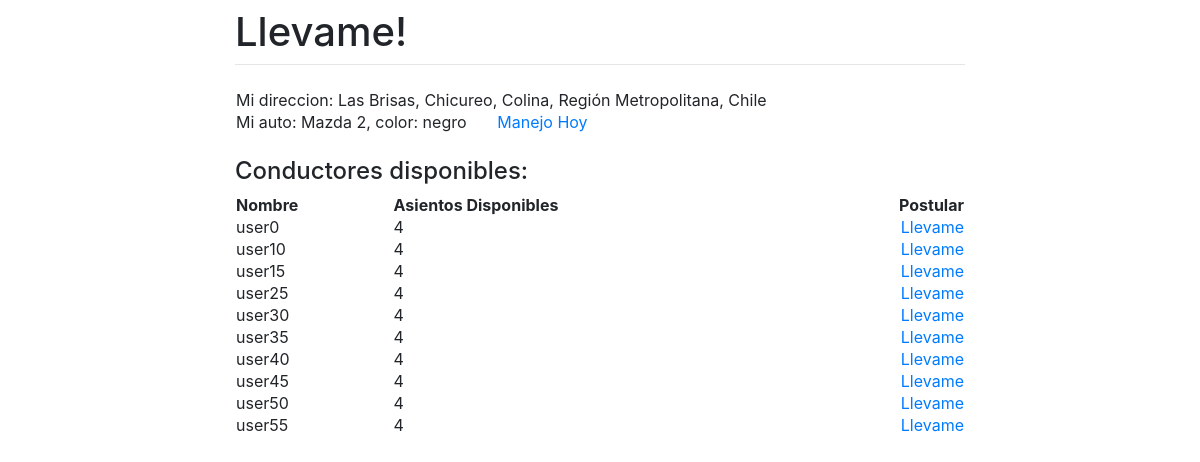
/ (signed in), run on the app's committed database.
### users/models.py (models this page shows, shortened)
class CustomUser(AbstractUser):
    conductor = models.BooleanField(default=False)
    tengo_ida = models.BooleanField(default=False)
    id_conductor = models.CharField(default='None', max_length=20)
    def conductores_posibles(self):
        users = CustomUser.objects.all()
        users = [user for user in users if user.tengo_ubicacion()]
        posibles = [user for user in users if self.ubicacion.ubicacion_cercana(user.ubicacion) and user != self and user.conductor]
        posibles = [user for user in posibles if user.auto.tengo_capacidad()]
        return(posibles)
    def tengo_ubicacion(self):
        try:
            self.ubicacion
            return True
        except:
            return False

class Ubicacion(models.Model):
    user = models.OneToOneField(CustomUser, on_delete=models.CASCADE)
    direccion = models.CharField(max_length=200, default='Campus San Joaquín, Pontificia Universidad Católica de Chile')
    lat = models.FloatField(default=0)
    lng = models.FloatField(default=0)
    objects = UbicacionManager()
    def ubicacion_cercana(self, ubicacion):
        R = 6373
        lat1 = radians(self.lat)
        lng1 = radians(self.lng)
        lat2 = radians(ubicacion.lat)
        lng2 = radians(ubicacion.lng)
        dlon = lng2 - lng1
        dlat = lat2 - lat1
        a = sin(dlat / 2)**2 + cos(lat1) * cos(lat2) * sin(dlon / 2)**2
        c = 2 * atan2(sqrt(a), sqrt(1 - a))
        distance = R * c
        return distance < 5

class Auto(models.Model):
    user = models.OneToOneField(CustomUser, on_delete=models.CASCADE)
    capacidad = models.IntegerField(default=4)
    color = models.CharField(default='negro', max_length=50)
    modelo = models.CharField(default='Mazda 2', max_length=50)
    def tengo_capacidad(self):
        pas = len(self.pasajeros.user.all())
        if pas >= self.capacidad:
            return False
        else:
            return (self.capacidad - pas)

class Pasajeros(models.Model):
    auto = models.OneToOneField(Auto, on_delete=models.CASCADE)
    user = models.ManyToManyField(CustomUser)

### templates/home.html (shortened to what this page needs)
{% extends 'base.html' %}
{% load static %}
{% block content %}
{% if user.is_authenticated %}
  {% if user.ubicacion %}
    <table style="width:100%">
      <tr>
        <td>Mi direccion: {{ user.ubicacion.direccion }}</td>
    </table>
  {% endif %}
  <table style="width:50%">
    <tr>
  {% if user.auto %}
    <td>Mi auto: {{ user.auto.modelo }}, color: {{user.auto.color}} </td>
    {% if not user.conductor %}
      <td align="left"><a href="{% url 'conductor' user.id %}">Manejo Hoy</a></td>
    {% else %}
      <td align="left"><a href="{% url 'conductor' user.id %}">No manejo Hoy</a></td>
    {% endif %}
  {% endif %}
    </tr>
  <table>
  <br>
  {% if user.ubicacion %}
    {% if not user.tengo_ida and not user.conductor %}
      <h4>Conductores disponibles:</h4>
      <table style="width:100%">
        <tr>
          <th>Nombre</th>
          <th>Asientos Disponibles</th>
          <td align="right"><b>Postular</b></td>
        </tr>
        {% for car in user.conductores_posibles %}
        <tr>
          <td>{{ car.username }}</td>
          <td>{{ car.auto.tengo_capacidad }}</td>
          <td align="right"><a href="{% url 'newllevame' car.id %}">Llevame</a></td>
        </tr>
        {% endfor %}
      </table>
    {% endif %}
  {% else %}
    <p><a href="{% url 'newubicacion' user.id %}">Agregar Ubicacion</a></p>
  {% endif %}
{% else %}
  <p>You are not logged in</p>
  <a href="{% url 'login' %}">login</a> |
  <a href="{% url 'signup' %}">signup</a>
{% endif %}
{% endblock %}

### templates/base.html (shortened to what this page needs)
<html lang="en">
  <head>
    <link rel="stylesheet" href="https://stackpath.bootstrapcdn.com/bootstrap/4.1.3/css/bootstrap.min.css">
  </head>
  <body>
    <div class="container">
      <div class="row justify-content-center">
        <div class="col-8">
          <h1 class="mt-2">Llevame!</h1>
          <hr class="mt-0 mb-4">
          {% block content %}
          {% endblock %}
        </div>
      </div>
    </div>
  </body>
</html>

### data on the page
CustomUser: ubicacion.direccion "Las Brisas, Chicureo, Colina, Región Metropolitana, Chile", auto.modelo "Mazda 2", auto.color "negro"
CustomUser: username "user0", auto.tengo_capacidad "4"
CustomUser: username "user10", auto.tengo_capacidad "4"
CustomUser: username "user15", auto.tengo_capacidad "4"
CustomUser: username "user25", auto.tengo_capacidad "4"
CustomUser: username "user30", auto.tengo_capacidad "4"
CustomUser: username "user35", auto.tengo_capacidad "4"
CustomUser: username "user40", auto.tengo_capacidad "4"
CustomUser: username "user45", auto.tengo_capacidad "4"
CustomUser: username "user50", auto.tengo_capacidad "4"
CustomUser: username "user55", auto.tengo_capacidad "4"
